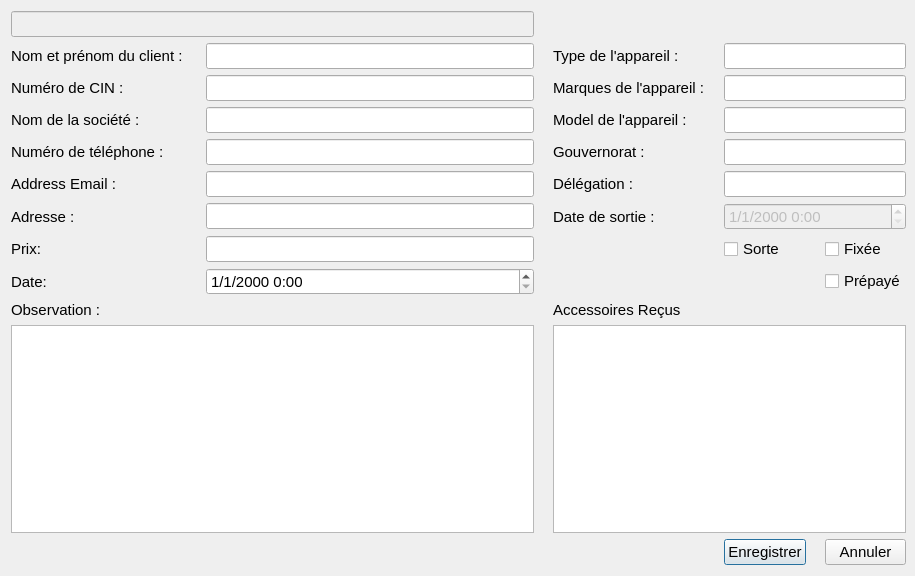
<?xml version="1.0" encoding="UTF-8"?>
<ui version="4.0">
 <class>modifier</class>
 <widget class="QDialog" name="modifier">
  <property name="geometry">
   <rect>
    <x>0</x>
    <y>0</y>
    <width>915</width>
    <height>576</height>
   </rect>
  </property>
  <property name="minimumSize">
   <size>
    <width>915</width>
    <height>576</height>
   </size>
  </property>
  <property name="maximumSize">
   <size>
    <width>915</width>
    <height>576</height>
   </size>
  </property>
  <property name="font">
   <font>
    <family>Arial</family>
    <pointsize>11</pointsize>
   </font>
  </property>
  <property name="windowTitle">
   <string>Modifier</string>
  </property>
  <property name="windowIcon">
   <iconset resource="../qrc_sources/source.qrc">
    <normaloff>:/mainIcon/icons/movil_05.jpg</normaloff>:/mainIcon/icons/movil_05.jpg</iconset>
  </property>
  <property name="locale">
   <locale language="French" country="Tunisia"/>
  </property>
  <layout class="QGridLayout" name="gridLayout">
   <property name="topMargin">
    <number>11</number>
   </property>
   <property name="rightMargin">
    <number>9</number>
   </property>
   <property name="horizontalSpacing">
    <number>19</number>
   </property>
   <item row="0" column="0" colspan="2">
    <widget class="QLineEdit" name="ID">
     <property name="enabled">
      <bool>false</bool>
     </property>
     <property name="font">
      <font>
       <family>Arial</family>
       <pointsize>11</pointsize>
       <weight>75</weight>
       <bold>true</bold>
      </font>
     </property>
    </widget>
   </item>
   <item row="1" column="0">
    <widget class="QLabel" name="clientNameLabel">
     <property name="font">
      <font>
       <family>Arial</family>
       <pointsize>11</pointsize>
      </font>
     </property>
     <property name="text">
      <string>Nom et prénom du client : </string>
     </property>
    </widget>
   </item>
   <item row="1" column="1">
    <widget class="QLineEdit" name="clientName">
     <property name="font">
      <font>
       <family>Arial</family>
       <pointsize>11</pointsize>
      </font>
     </property>
    </widget>
   </item>
   <item row="1" column="2">
    <widget class="QLabel" name="deviceTypeLabel">
     <property name="font">
      <font>
       <family>Arial</family>
       <pointsize>11</pointsize>
      </font>
     </property>
     <property name="text">
      <string>Type de l'appareil :</string>
     </property>
    </widget>
   </item>
   <item row="1" column="3" colspan="2">
    <widget class="QLineEdit" name="deviceType"/>
   </item>
   <item row="2" column="0">
    <widget class="QLabel" name="CIN_LABEL">
     <property name="font">
      <font>
       <family>Arial</family>
       <pointsize>11</pointsize>
      </font>
     </property>
     <property name="text">
      <string>Numéro de CIN :</string>
     </property>
    </widget>
   </item>
   <item row="2" column="1">
    <widget class="QLineEdit" name="CIN">
     <property name="font">
      <font>
       <family>Arial</family>
       <pointsize>11</pointsize>
      </font>
     </property>
    </widget>
   </item>
   <item row="2" column="2">
    <widget class="QLabel" name="deviceBrandNameLabel">
     <property name="font">
      <font>
       <family>Arial</family>
       <pointsize>11</pointsize>
      </font>
     </property>
     <property name="text">
      <string>Marques de l'appareil :</string>
     </property>
    </widget>
   </item>
   <item row="2" column="3" colspan="2">
    <widget class="QLineEdit" name="deviceBrandName"/>
   </item>
   <item row="3" column="0">
    <widget class="QLabel" name="companyNameLabel">
     <property name="font">
      <font>
       <family>Arial</family>
       <pointsize>11</pointsize>
      </font>
     </property>
     <property name="text">
      <string>Nom de la société :</string>
     </property>
    </widget>
   </item>
   <item row="3" column="1">
    <widget class="QLineEdit" name="companyName">
     <property name="font">
      <font>
       <family>Arial</family>
       <pointsize>11</pointsize>
      </font>
     </property>
    </widget>
   </item>
   <item row="3" column="2">
    <widget class="QLabel" name="modelNameLabel">
     <property name="font">
      <font>
       <family>Arial</family>
       <pointsize>11</pointsize>
      </font>
     </property>
     <property name="text">
      <string>Model de l'appareil :</string>
     </property>
    </widget>
   </item>
   <item row="3" column="3" colspan="2">
    <widget class="QLineEdit" name="deviceModel"/>
   </item>
   <item row="4" column="0">
    <widget class="QLabel" name="phoneNumberLabel">
     <property name="font">
      <font>
       <family>Arial</family>
       <pointsize>11</pointsize>
      </font>
     </property>
     <property name="text">
      <string>Numéro de téléphone :</string>
     </property>
    </widget>
   </item>
   <item row="4" column="1">
    <widget class="QLineEdit" name="phoneNmber">
     <property name="font">
      <font>
       <family>Arial</family>
       <pointsize>11</pointsize>
      </font>
     </property>
    </widget>
   </item>
   <item row="4" column="2">
    <widget class="QLabel" name="gouvernoratLabel">
     <property name="font">
      <font>
       <family>Arial</family>
       <pointsize>11</pointsize>
      </font>
     </property>
     <property name="text">
      <string>Gouvernorat :</string>
     </property>
    </widget>
   </item>
   <item row="4" column="3" colspan="2">
    <widget class="QLineEdit" name="gouvernorat"/>
   </item>
   <item row="5" column="0">
    <widget class="QLabel" name="emailAddresLabel">
     <property name="font">
      <font>
       <family>Arial</family>
       <pointsize>11</pointsize>
      </font>
     </property>
     <property name="text">
      <string>Address Email :</string>
     </property>
    </widget>
   </item>
   <item row="5" column="1">
    <widget class="QLineEdit" name="emailAddress">
     <property name="font">
      <font>
       <family>Arial</family>
       <pointsize>11</pointsize>
      </font>
     </property>
    </widget>
   </item>
   <item row="5" column="2">
    <widget class="QLabel" name="delegationLabel">
     <property name="font">
      <font>
       <family>Arial</family>
       <pointsize>11</pointsize>
      </font>
     </property>
     <property name="text">
      <string>Délégation :</string>
     </property>
    </widget>
   </item>
   <item row="5" column="3" colspan="2">
    <widget class="QLineEdit" name="delegation"/>
   </item>
   <item row="6" column="0">
    <widget class="QLabel" name="addressLabel">
     <property name="font">
      <font>
       <family>Arial</family>
       <pointsize>11</pointsize>
      </font>
     </property>
     <property name="text">
      <string>Adresse :</string>
     </property>
    </widget>
   </item>
   <item row="6" column="1">
    <widget class="QLineEdit" name="address">
     <property name="font">
      <font>
       <family>Arial</family>
       <pointsize>11</pointsize>
      </font>
     </property>
    </widget>
   </item>
   <item row="6" column="2">
    <widget class="QLabel" name="label">
     <property name="font">
      <font>
       <family>Arial</family>
       <pointsize>11</pointsize>
      </font>
     </property>
     <property name="text">
      <string>Date de sortie :</string>
     </property>
    </widget>
   </item>
   <item row="6" column="3" colspan="2">
    <widget class="QDateTimeEdit" name="exit_date">
     <property name="enabled">
      <bool>false</bool>
     </property>
     <property name="font">
      <font>
       <family>Arial</family>
       <pointsize>11</pointsize>
      </font>
     </property>
     <property name="displayFormat">
      <string>d/M/yyyy h:mm</string>
     </property>
    </widget>
   </item>
   <item row="7" column="0">
    <widget class="QLabel" name="priceLabel">
     <property name="font">
      <font>
       <family>Arial</family>
       <pointsize>11</pointsize>
      </font>
     </property>
     <property name="text">
      <string>Prix:</string>
     </property>
    </widget>
   </item>
   <item row="7" column="1">
    <widget class="QLineEdit" name="price">
     <property name="font">
      <font>
       <family>Arial</family>
       <pointsize>11</pointsize>
      </font>
     </property>
    </widget>
   </item>
   <item row="7" column="3">
    <widget class="QCheckBox" name="exit_checkbox">
     <property name="text">
      <string>Sorte</string>
     </property>
    </widget>
   </item>
   <item row="7" column="4">
    <widget class="QCheckBox" name="fixed_checkbox">
     <property name="text">
      <string>Fixée</string>
     </property>
    </widget>
   </item>
   <item row="8" column="0">
    <widget class="QLabel" name="dateLabel">
     <property name="font">
      <font>
       <family>Arial</family>
       <pointsize>11</pointsize>
      </font>
     </property>
     <property name="text">
      <string>Date:</string>
     </property>
    </widget>
   </item>
   <item row="8" column="1">
    <widget class="QDateTimeEdit" name="date">
     <property name="font">
      <font>
       <family>Arial</family>
       <pointsize>11</pointsize>
      </font>
     </property>
     <property name="displayFormat">
      <string>d/M/yyyy h:mm</string>
     </property>
    </widget>
   </item>
   <item row="8" column="4">
    <widget class="QCheckBox" name="prePaid">
     <property name="font">
      <font>
       <family>Arial</family>
       <pointsize>11</pointsize>
      </font>
     </property>
     <property name="text">
      <string>Prépayé</string>
     </property>
    </widget>
   </item>
   <item row="9" column="0">
    <widget class="QLabel" name="observationLabel">
     <property name="font">
      <font>
       <family>Arial</family>
       <pointsize>11</pointsize>
      </font>
     </property>
     <property name="text">
      <string>Observation :</string>
     </property>
    </widget>
   </item>
   <item row="9" column="2">
    <widget class="QLabel" name="accessoiresLabel">
     <property name="font">
      <font>
       <family>Arial</family>
       <pointsize>11</pointsize>
      </font>
     </property>
     <property name="text">
      <string>Accessoires Reçus</string>
     </property>
    </widget>
   </item>
   <item row="10" column="0" colspan="2">
    <widget class="QTextEdit" name="observationText">
     <property name="font">
      <font>
       <family>Arial</family>
       <pointsize>11</pointsize>
      </font>
     </property>
    </widget>
   </item>
   <item row="10" column="2" colspan="3">
    <widget class="QTextEdit" name="accessoiresText">
     <property name="font">
      <font>
       <family>Arial</family>
       <pointsize>11</pointsize>
      </font>
     </property>
    </widget>
   </item>
   <item row="11" column="0">
    <widget class="QLabel" name="label_2">
     <property name="text">
      <string/>
     </property>
    </widget>
   </item>
   <item row="11" column="1">
    <widget class="QLabel" name="label_3">
     <property name="text">
      <string/>
     </property>
    </widget>
   </item>
   <item row="11" column="2">
    <widget class="QLabel" name="label_4">
     <property name="text">
      <string/>
     </property>
    </widget>
   </item>
   <item row="11" column="3">
    <widget class="QPushButton" name="save_button">
     <property name="text">
      <string>Enregistrer</string>
     </property>
     <property name="iconSize">
      <size>
       <width>16</width>
       <height>16</height>
      </size>
     </property>
     <property name="shortcut">
      <string>Return</string>
     </property>
    </widget>
   </item>
   <item row="11" column="4">
    <widget class="QPushButton" name="cancel_Button">
     <property name="text">
      <string>Annuler</string>
     </property>
    </widget>
   </item>
  </layout>
 </widget>
 <resources>
  <include location="../qrc_sources/source.qrc"/>
 </resources>
 <connections/>
</ui>
